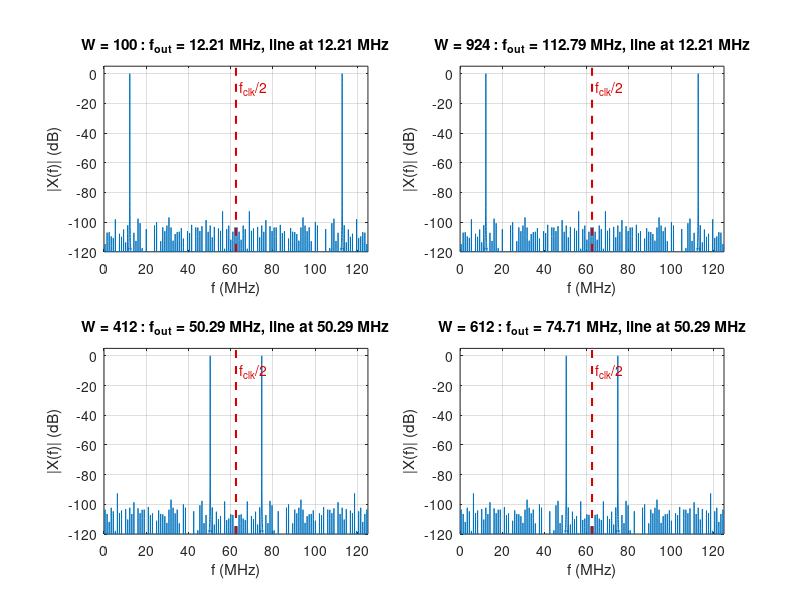

The MATLAB script that drew this image:
% Spectrum of the DDS output for W below and above 2^(N-1)
% Shows aliasing: W and 2^N - W give the same spectral line
N = 10; WIDTH = 14; fclk = 125e6; M = 2^N; L = 4096;
lut = round(((sin(2*pi*(0:M-1)/M) + 1) / 2) * (2^WIDTH - 1));
f = (0:L-1) * fclk / L;
Ws = [100 924; 412 612];            % each row: W < 512 and its alias 1024 - W

figure('visible', 'off', 'position', [0 0 1100 650]);
for r = 1:2
  for c = 1:2
    W = Ws(r, c);
    phase = mod((0:L-1) * W, M);    % phase accumulator modulo 2^N
    y = lut(phase + 1) - mean(lut); % DDS output without DC
    Y = abs(fft(y .* hanning(L)')) / L;
    subplot(2, 2, (r-1)*2 + c);
    plot(f/1e6, 20*log10(Y/max(Y) + 1e-12)); hold on;
    line([fclk/2 fclk/2]/1e6, [-120 5], 'color', [0.85 0 0], 'linestyle', '--', 'linewidth', 1.5);
    text(fclk/2/1e6 + 1.5, -10, 'f_{clk}/2', 'color', [0.85 0 0]);
    [~, i] = max(Y(1:L/2));
    title(sprintf('W = %d : f_{out} = %.2f MHz, line at %.2f MHz', ...
                  W, fclk*W/M/1e6, f(i)/1e6));
    xlim([0 125]); ylim([-120 5]); grid on;
    xlabel('f (MHz)'); ylabel('|X(f)| (dB)');
  end
end
print('-dpng', '-r120', '../rapport/figures/spectre.png');
